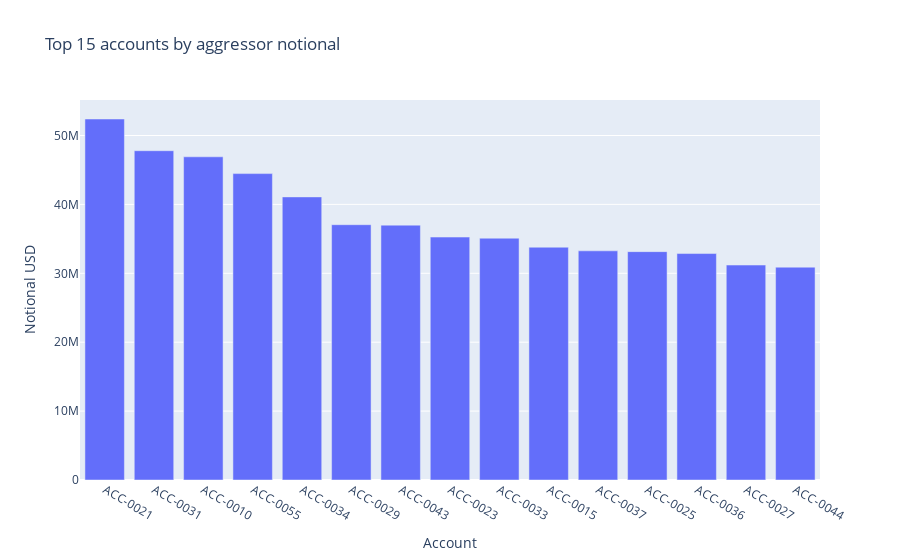

The notebook cell this image was saved under:
### Markdown cell above
### Aggressor Volume Leaders
Bar chart ranks the top initiator accounts by total notional traded. Large spikes vs peers can corroborate volume-spike or concentration alerts.

### Code cell
volume = trades.assign(notional=trades['price'] * trades['quantity'])
per_account = volume.groupby('initiator_account_id')['notional'].sum().nlargest(15).reset_index()
fig = px.bar(per_account, x='initiator_account_id', y='notional', title='Top 15 accounts by aggressor notional')
fig.update_layout(xaxis_title='Account', yaxis_title='Notional USD')
fig

### Figure 1 — Plotly figure (JSON) as saved in the notebook; plotly's stock layout.template omitted (floating-point values rounded to 4 significant figures)
{"data": [{"hovertemplate": "initiator_account_id=%{x}<br>notional=%{y}<extra></extra>", "legendgroup": "", "marker": {"color": "#636efa", "pattern": {"shape": ""}}, "name": "", "orientation": "v", "showlegend": false, "textposition": "auto", "type": "bar", "x": ["ACC-0021", "ACC-0031", "ACC-0010", "ACC-0055", "ACC-0034", "ACC-0029", "ACC-0043", "ACC-0023", "ACC-0033", "ACC-0015", "ACC-0037", "ACC-0025", "ACC-0036", "ACC-0027", "ACC-0044"], "xaxis": "x", "y": [52400000.0, 47790000.0, 46910000.0, 44470000.0, 41090000.0, 37050000.0, 36990000.0, 35260000.0, 35100000.0, 33790000.0, 33260000.0, 33140000.0, 32870000.0, 31200000.0, 30890000.0], "yaxis": "y"}], "layout": {"barmode": "relative", "legend": {"tracegroupgap": 0}, "title": {"text": "Top 15 accounts by aggressor notional"}, "xaxis": {"anchor": "y", "domain": [0, 1], "title": {"text": "Account"}}, "yaxis": {"anchor": "x", "domain": [0, 1], "title": {"text": "Notional USD"}}}}
